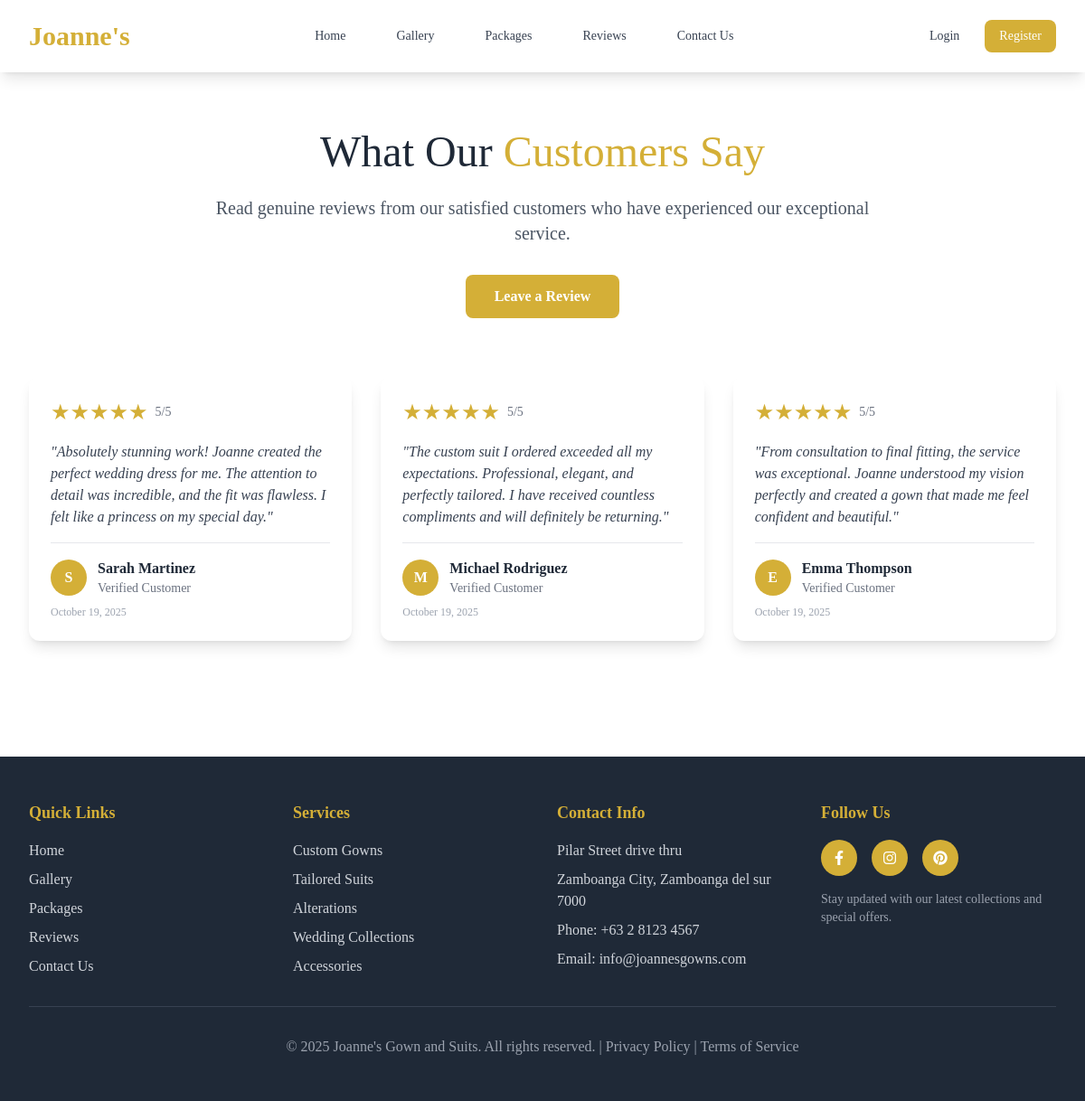
Screenshot of /testimonials with the database file from the repository.
### tables this page shows
CREATE TABLE `testimonials` (
  `id` int(11) NOT NULL,
  `user_id` int(11) DEFAULT NULL,
  `name` varchar(100) NOT NULL,
  `email` varchar(100) NOT NULL,
  `message` text NOT NULL,
  `rating` int(11) DEFAULT NULL CHECK (`rating` between 1 and 5),
  `status` enum('pending','approved','rejected') DEFAULT 'pending',
  `created_at` timestamp NOT NULL DEFAULT current_timestamp(),
  `updated_at` timestamp NULL DEFAULT current_timestamp() ON UPDATE current_timestamp()
);

### src/Controllers/TestimonialController.php (called while the page is built, shortened)
<?php
class TestimonialController {
    private $testimonialModel;
    public function __construct() {
        require_once __DIR__ . '/../Models/Testimonial.php';
        $this->testimonialModel = new Testimonial();
    }
    public function index() {
        $testimonials = $this->testimonialModel->findPublic();
        $this->render('testimonials/index', [
            'testimonials' => $testimonials
        ]);
    }
    private function render($template, $data = []) {
        extract($data);
        $viewsDir = dirname(__DIR__) . '/Views';
        include $viewsDir . "/{$template}.php";
    }
}

### src/Models/BaseModel.php (called while the page is built, shortened)
<?php
abstract class BaseModel {
    public function __construct() {
        $database = new Database();
        $this->db = $database->connect();
    }
}

### src/Utils/Database.php (called while the page is built)
<?php
class Database {
    private $host;
    private $port;
    private $dbname;
    private $username;
    private $password;
    private $connection;
    public function __construct() {
        $this->host = $_ENV['DB_HOST'] ?? '127.0.0.1';
        $this->port = $_ENV['DB_PORT'] ?? '3306';
        $this->dbname = $_ENV['DB_NAME'] ?? 'joannes_boutique';
        $this->username = $_ENV['DB_USER'] ?? 'root';
        $this->password = $_ENV['DB_PASS'] ?? '';
    }
    public function connect() {
        if ($this->connection === null) {
            try {
                $dsn = "mysql:host={$this->host};port={$this->port};dbname={$this->dbname};charset=utf8mb4";
                $this->connection = new PDO($dsn, $this->username, $this->password, [
                    PDO::ATTR_ERRMODE => PDO::ERRMODE_EXCEPTION,
                    PDO::ATTR_DEFAULT_FETCH_MODE => PDO::FETCH_ASSOC,
                    PDO::ATTR_EMULATE_PREPARES => false
                ]);
            } catch (PDOException $e) {
                throw new Exception("Connection failed: " . $e->getMessage());
            }
        }
        return $this->connection;
    }
}

### src/Models/Testimonial.php (called while the page is built, shortened)
<?php
class Testimonial extends BaseModel {
    protected $table = 'testimonials';
    public function findPublic() {
        $sql = "SELECT * FROM {$this->table} WHERE status = 'approved' ORDER BY created_at DESC";
        $stmt = $this->db->prepare($sql);
        $stmt->execute();
        return $stmt->fetchAll();
    }
}

### src/Views/testimonials/index.php (the view, shortened to what this page needs)
<div class="max-w-7xl mx-auto px-4 sm:px-6 lg:px-8 py-16">
    <div class="text-center mb-16">
        <h1 class="text-4xl md:text-5xl font-light text-gray-800 mb-6">
            What Our <span class="text-gold-400">Customers Say</span>
        </h1>
        <p class="text-xl text-gray-600 max-w-3xl mx-auto mb-8">
            Read genuine reviews from our satisfied customers who have experienced our exceptional service.
        </p>
        <button onclick="toggleReviewForm()" class="inline-block bg-gold-400 text-white px-8 py-3 rounded-lg font-semibold hover:bg-gold-500 transition-colors">
            Leave a Review
        </button>
    </div>
    <?php if ($testimonials): ?>
        <div class="grid grid-cols-1 md:grid-cols-2 lg:grid-cols-3 gap-8 mb-16">
            <?php foreach ($testimonials as $testimonial): ?>
                <div class="bg-white rounded-xl shadow-lg p-6 hover:shadow-2xl transition-shadow">
                    <div class="flex items-center mb-4">
                        <div class="text-2xl text-gold-400">
                            <?php
                            $stars = '';
                            for ($i = 0; $i < 5; $i++) {
                                $stars .= $i < $testimonial['rating'] ? '★' : '☆';
                            }
                            echo $stars;
                            ?>
                        </div>
                        <span class="ml-2 text-sm text-gray-500"><?php echo $testimonial['rating'] ?>/5</span>
                    </div>
                    <blockquote class="text-gray-700 mb-4 italic">
                        "<?php echo nl2br(htmlspecialchars($testimonial['message'])); ?>"
                    </blockquote>
                    <div class="border-t pt-4">
                        <div class="flex items-center">
                            <div class="w-10 h-10 bg-gold-400 rounded-full flex items-center justify-center text-white font-semibold">
                                <?php echo strtoupper(substr($testimonial['name'], 0, 1)); ?>
                            </div>
                            <div class="ml-3">
                                <h4 class="font-semibold text-gray-800"><?php echo htmlspecialchars($testimonial['name']); ?></h4>
                                <p class="text-sm text-gray-500">Verified Customer</p>
                            </div>
                        </div>
                        <p class="text-xs text-gray-400 mt-2">
                            <?php echo date('F j, Y', strtotime($testimonial['created_at'])); ?>
                        </p>
                    </div>
                </div>
            <?php endforeach; ?>
        </div>
    <?php endif; ?>
</div>

### rows the page displays
testimonials: stars "★★★★★", rating "5", message "Absolutely stunning work! Joanne created the perfect wedding dress for me. The attention to detail was incredible, and the fit was flawless. I felt like a princess on my special day.", name "S", name "Sarah Martinez", created_at "October 19, 2025"
testimonials: stars "★★★★★", rating "5", message "The custom suit I ordered exceeded all my expectations. Professional, elegant, and perfectly tailored. I have received countless compliments and will definitely be returning.", name "M", name "Michael Rodriguez", created_at "October 19, 2025"
testimonials: stars "★★★★★", rating "5", message "From consultation to final fitting, the service was exceptional. Joanne understood my vision perfectly and created a gown that made me feel confident and beautiful.", name "E", name "Emma Thompson", created_at "October 19, 2025"
